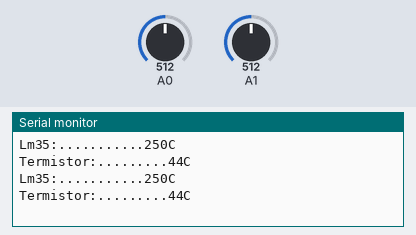
Recording of a sketch running on a simulated Arduino Uno, built with avr-gcc and run on an emulated ATmega328P. On the bench: the last lines printed to the serial monitor. Inputs (shaded band) come from the test bench; at power-on: A0 = 512, A1 = 512.

Above: at 1.8 s.
1.9 s: A0 set to 716
At 2.8 s:
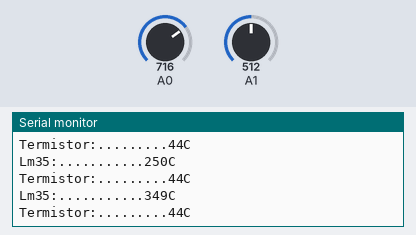
3.4 s: A1 set to 716
At 4.6 s:
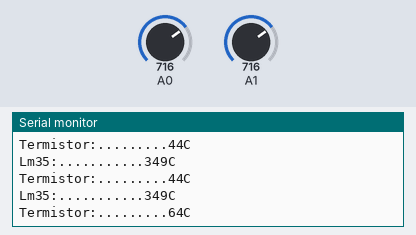
4.9 s: A0 set to 900
At 5.4 s:
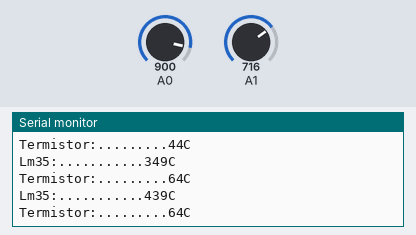
6.4 s: A1 set to 900
At 7.8 s:
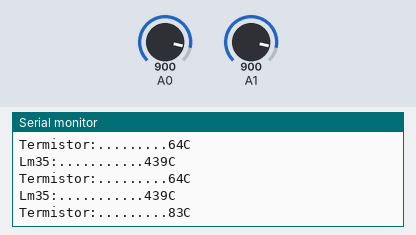
Timing chart, 0 to 8.9 s (numbered marks = the images above; inputs shaded):
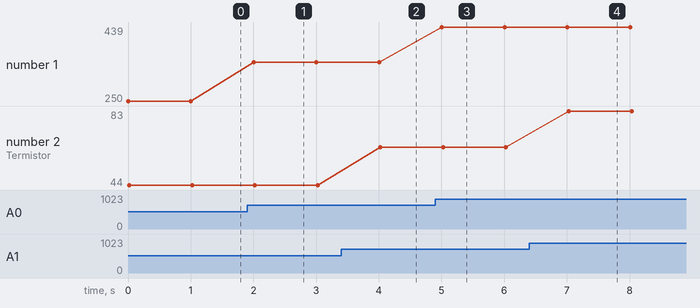

The sketch:

Termi.ino
```cpp
float dato1, dato2, sig, termistor;
int temp1, temp2;

void setup (){
 Serial.begin(9600);
 pinMode(A0, INPUT);
 pinMode(A1, INPUT);
}

void loop(){
 dato1=analogRead (A0);
 dato2=analogRead (A1);
 temp1=(dato1*500)/1023;
 sig= dato2*0.005;
 termistor= (sig-1.6)*20;
 temp2=25+termistor;
 Serial.print("Lm35:...........");
 Serial.print(temp1);
 Serial.println("C");
 Serial.print("Termistor:.........");
 Serial.print(temp2);
 Serial.println("C");
 delay (1000);

}
```

Measured:
- after the input at 1.9 s, the serial monitor: prints a new line after 0.10 s (image 1)
- after the input at 3.4 s, the serial monitor: prints a new line after 0.63 s (image 2)
- after the input at 4.9 s, the serial monitor: prints a new line after 0.11 s (image 3)
- after the input at 6.4 s, the serial monitor: prints a new line after 0.63 s (image 4)
- plotted number 1: 250 → 349 after the input at 1.9 s, 349 → 439 after the input at 4.9 s
- plotted number 2: 44 → 64 after the input at 3.4 s, 64 → 83 after the input at 6.4 s
